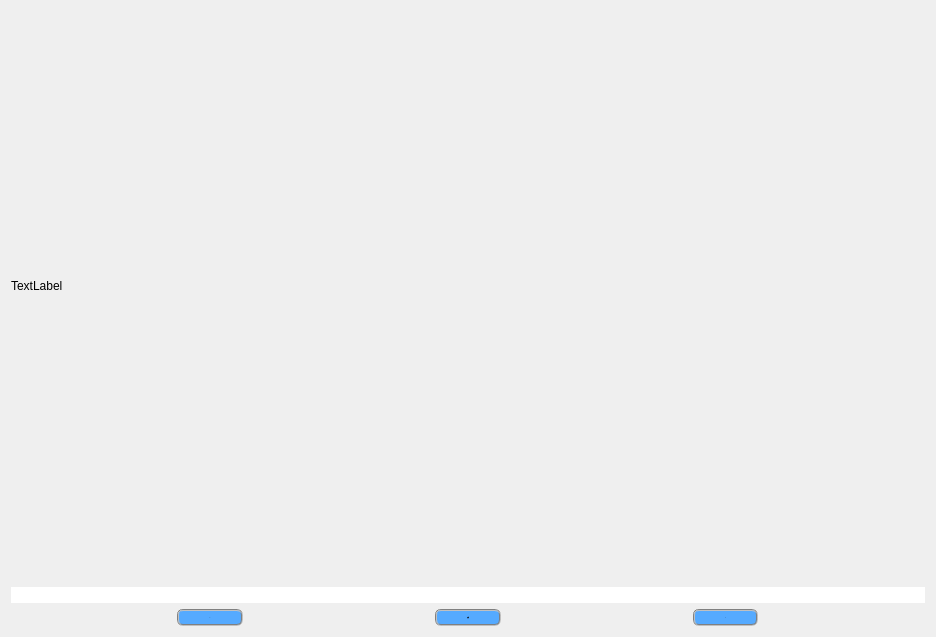
        <widget class="QWidget" name="tab_3">
         <attribute name="title">
          <string>视频精选</string>
         </attribute>
         <layout class="QVBoxLayout" name="verticalLayout_7">
          <item>
           <layout class="QVBoxLayout" name="verticalLayout_6">
            <item>
             <layout class="QHBoxLayout" name="horizontalLayout_14">
              <property name="bottomMargin">
               <number>20</number>
              </property>
              <item>
               <widget class="QLabel" name="label_6">
                <property name="sizePolicy">
                 <sizepolicy hsizetype="Minimum" vsizetype="Minimum">
                  <horstretch>0</horstretch>
                  <verstretch>0</verstretch>
                 </sizepolicy>
                </property>
                <property name="minimumSize">
                 <size>
                  <width>914</width>
                  <height>550</height>
                 </size>
                </property>
                <property name="text">
                 <string>TextLabel</string>
                </property>
               </widget>
              </item>
             </layout>
            </item>
            <item>
             <widget class="QLineEdit" name="lineEdit">
              <property name="font">
               <font>
                <family>微软雅黑</family>
                <pointsize>-1</pointsize>
               </font>
              </property>
              <property name="styleSheet">
               <string notr="true">border-radius:20px;</string>
              </property>
             </widget>
            </item>
            <item>
             <layout class="QHBoxLayout" name="horizontalLayout_11">
              <item>
               <layout class="QHBoxLayout" name="horizontalLayout_12">
                <property name="rightMargin">
                 <number>20</number>
                </property>
                <item>
                 <widget class="QPushButton" name="pushButton_3">
                  <property name="sizePolicy">
                   <sizepolicy hsizetype="Fixed" vsizetype="Fixed">
                    <horstretch>0</horstretch>
                    <verstretch>0</verstretch>
                   </sizepolicy>
                  </property>
                  <property name="font">
                   <font>
                    <family>微软雅黑</family>
                    <pointsize>-1</pointsize>
                   </font>
                  </property>
                  <property name="styleSheet">
                   <string notr="true">QPushButton
{
    color:black;
	border:2px groove gray;
	border-radius:6px;
	padding:5px 30px;
	background-color: rgb(85, 170, 255);
}

QPushButton:hover
{
    color:black;
	border:2px groove gray;
	border-radius:6px;
    background-color:rgb(44 , 137 , 255);
}

QPushButton:pressed
{
    color:black;
    background-color:rgb(14 , 135 , 228);
    padding-left:31px;
    padding-top:6px;
}</string>
                  </property>
                  <property name="text">
                   <string>&lt;-</string>
                  </property>
                 </widget>
                </item>
               </layout>
              </item>
              <item>
               <widget class="QPushButton" name="pushButton_4">
                <property name="sizePolicy">
                 <sizepolicy hsizetype="Fixed" vsizetype="Fixed">
                  <horstretch>0</horstretch>
                  <verstretch>0</verstretch>
                 </sizepolicy>
                </property>
                <property name="font">
                 <font>
                  <family>微软雅黑</family>
                  <pointsize>-1</pointsize>
                 </font>
                </property>
                <property name="styleSheet">
                 <string notr="true">QPushButton
{
    color:black;
	border:2px groove gray;
	border-radius:6px;
	padding:5px 30px;
	background-color: rgb(85, 170, 255);
}

QPushButton:hover
{
    color:black;
	border:2px groove gray;
	border-radius:6px;
    background-color:rgb(44 , 137 , 255);
}

QPushButton:pressed
{
    color:black;
    background-color:rgb(14 , 135 , 228);
    padding-left:31px;
    padding-top:6px;
}</string>
                </property>
                <property name="text">
                 <string>查看</string>
                </property>
               </widget>
              </item>
              <item>
               <layout class="QHBoxLayout" name="horizontalLayout_13">
                <property name="leftMargin">
                 <number>20</number>
                </property>
                <item>
                 <widget class="QPushButton" name="pushButton_5">
                  <property name="sizePolicy">
                   <sizepolicy hsizetype="Fixed" vsizetype="Fixed">
                    <horstretch>0</horstretch>
                    <verstretch>0</verstretch>
                   </sizepolicy>
                  </property>
                  <property name="font">
                   <font>
                    <family>微软雅黑</family>
                    <pointsize>-1</pointsize>
                   </font>
                  </property>
                  <property name="styleSheet">
                   <string notr="true">QPushButton
{
    color:black;
	border:2px groove gray;
	border-radius:6px;
	padding:5px 30px;
	background-color: rgb(85, 170, 255);
}

QPushButton:hover
{
    color:black;
	border:2px groove gray;
	border-radius:6px;
    background-color:rgb(44 , 137 , 255);
}

QPushButton:pressed
{
    color:black;
    background-color:rgb(14 , 135 , 228);
    padding-left:31px;
    padding-top:6px;
}</string>
                  </property>
                  <property name="text">
                   <string>-&gt;</string>
                  </property>
                 </widget>
                </item>
               </layout>
              </item>
             </layout>
            </item>
           </layout>
          </item>
         </layout>
        </widget>
